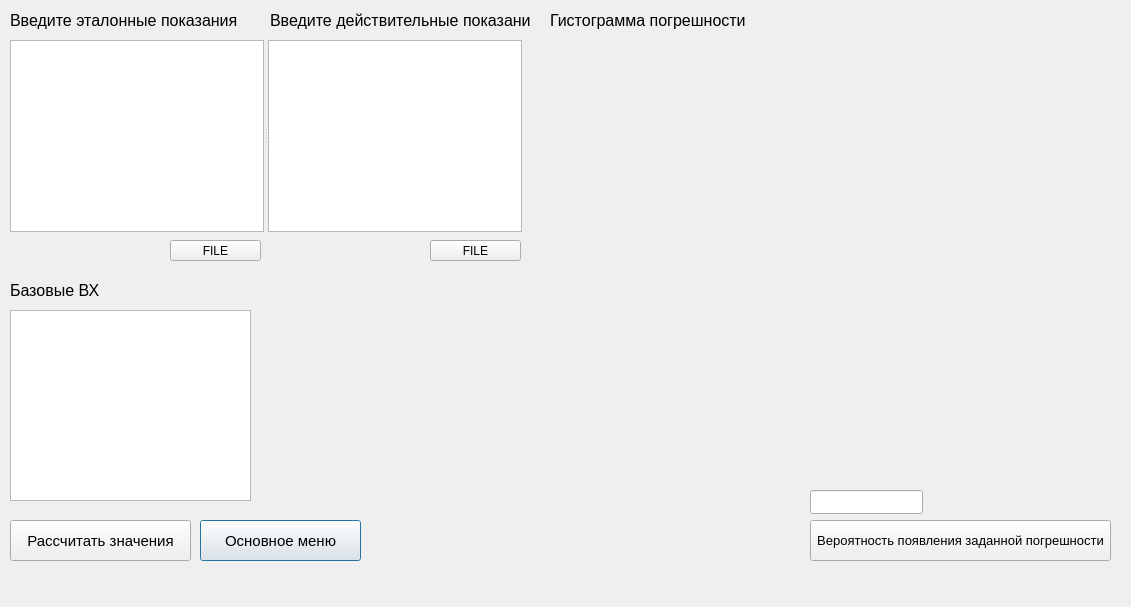
<?xml version="1.0" encoding="UTF-8"?>
<ui version="4.0">
 <class>two_samples</class>
 <widget class="QDialog" name="two_samples">
  <property name="geometry">
   <rect>
    <x>0</x>
    <y>0</y>
    <width>1131</width>
    <height>607</height>
   </rect>
  </property>
  <property name="windowTitle">
   <string>TwoSamples</string>
  </property>
  <widget class="QLabel" name="label">
   <property name="geometry">
    <rect>
     <x>10</x>
     <y>10</y>
     <width>241</width>
     <height>21</height>
    </rect>
   </property>
   <property name="font">
    <font>
     <pointsize>12</pointsize>
    </font>
   </property>
   <property name="text">
    <string>Введите эталонные показания</string>
   </property>
  </widget>
  <widget class="QLabel" name="label_2">
   <property name="geometry">
    <rect>
     <x>270</x>
     <y>10</y>
     <width>261</width>
     <height>21</height>
    </rect>
   </property>
   <property name="font">
    <font>
     <pointsize>12</pointsize>
    </font>
   </property>
   <property name="text">
    <string>Введите действительные показания</string>
   </property>
  </widget>
  <widget class="QSplitter" name="splitter">
   <property name="geometry">
    <rect>
     <x>10</x>
     <y>40</y>
     <width>512</width>
     <height>192</height>
    </rect>
   </property>
   <property name="orientation">
    <enum>Qt::Horizontal</enum>
   </property>
   <widget class="QPlainTextEdit" name="Reference_readings">
    <property name="plainText">
     <string/>
    </property>
   </widget>
   <widget class="QPlainTextEdit" name="Readings_to_verify"/>
  </widget>
  <widget class="QPushButton" name="pushButton">
   <property name="geometry">
    <rect>
     <x>200</x>
     <y>520</y>
     <width>161</width>
     <height>41</height>
    </rect>
   </property>
   <property name="font">
    <font>
     <pointsize>11</pointsize>
    </font>
   </property>
   <property name="text">
    <string>Основное меню</string>
   </property>
  </widget>
  <widget class="QPlainTextEdit" name="Summary">
   <property name="geometry">
    <rect>
     <x>10</x>
     <y>310</y>
     <width>241</width>
     <height>191</height>
    </rect>
   </property>
  </widget>
  <widget class="QLabel" name="label_5">
   <property name="geometry">
    <rect>
     <x>550</x>
     <y>10</y>
     <width>201</width>
     <height>20</height>
    </rect>
   </property>
   <property name="font">
    <font>
     <pointsize>12</pointsize>
    </font>
   </property>
   <property name="text">
    <string>Гистограмма погрешности</string>
   </property>
  </widget>
  <widget class="QCustomPlot" name="plotnos" native="true">
   <property name="geometry">
    <rect>
     <x>550</x>
     <y>40</y>
     <width>561</width>
     <height>361</height>
    </rect>
   </property>
  </widget>
  <widget class="QLabel" name="label_3">
   <property name="geometry">
    <rect>
     <x>10</x>
     <y>280</y>
     <width>251</width>
     <height>21</height>
    </rect>
   </property>
   <property name="font">
    <font>
     <pointsize>12</pointsize>
    </font>
   </property>
   <property name="text">
    <string>Базовые ВХ</string>
   </property>
  </widget>
  <widget class="QPushButton" name="Start_Calculatings">
   <property name="geometry">
    <rect>
     <x>10</x>
     <y>520</y>
     <width>181</width>
     <height>41</height>
    </rect>
   </property>
   <property name="font">
    <font>
     <pointsize>11</pointsize>
    </font>
   </property>
   <property name="text">
    <string>Рассчитать значения</string>
   </property>
  </widget>
  <widget class="QLineEdit" name="to_find">
   <property name="geometry">
    <rect>
     <x>810</x>
     <y>490</y>
     <width>113</width>
     <height>24</height>
    </rect>
   </property>
  </widget>
  <widget class="QPushButton" name="pushButton_3">
   <property name="geometry">
    <rect>
     <x>810</x>
     <y>520</y>
     <width>301</width>
     <height>41</height>
    </rect>
   </property>
   <property name="font">
    <font>
     <pointsize>10</pointsize>
    </font>
   </property>
   <property name="text">
    <string>Вероятность появления заданной погрешности</string>
   </property>
  </widget>
  <widget class="QPushButton" name="pushButton_4">
   <property name="geometry">
    <rect>
     <x>170</x>
     <y>240</y>
     <width>91</width>
     <height>21</height>
    </rect>
   </property>
   <property name="text">
    <string>FILE</string>
   </property>
  </widget>
  <widget class="QPushButton" name="pushButton_5">
   <property name="geometry">
    <rect>
     <x>430</x>
     <y>240</y>
     <width>91</width>
     <height>21</height>
    </rect>
   </property>
   <property name="text">
    <string>FILE</string>
   </property>
  </widget>
 </widget>
 <customwidgets>
  <customwidget>
   <class>QCustomPlot</class>
   <extends>QWidget</extends>
   <header>qcustomplot.h</header>
   <container>1</container>
  </customwidget>
 </customwidgets>
 <resources/>
 <connections/>
</ui>
